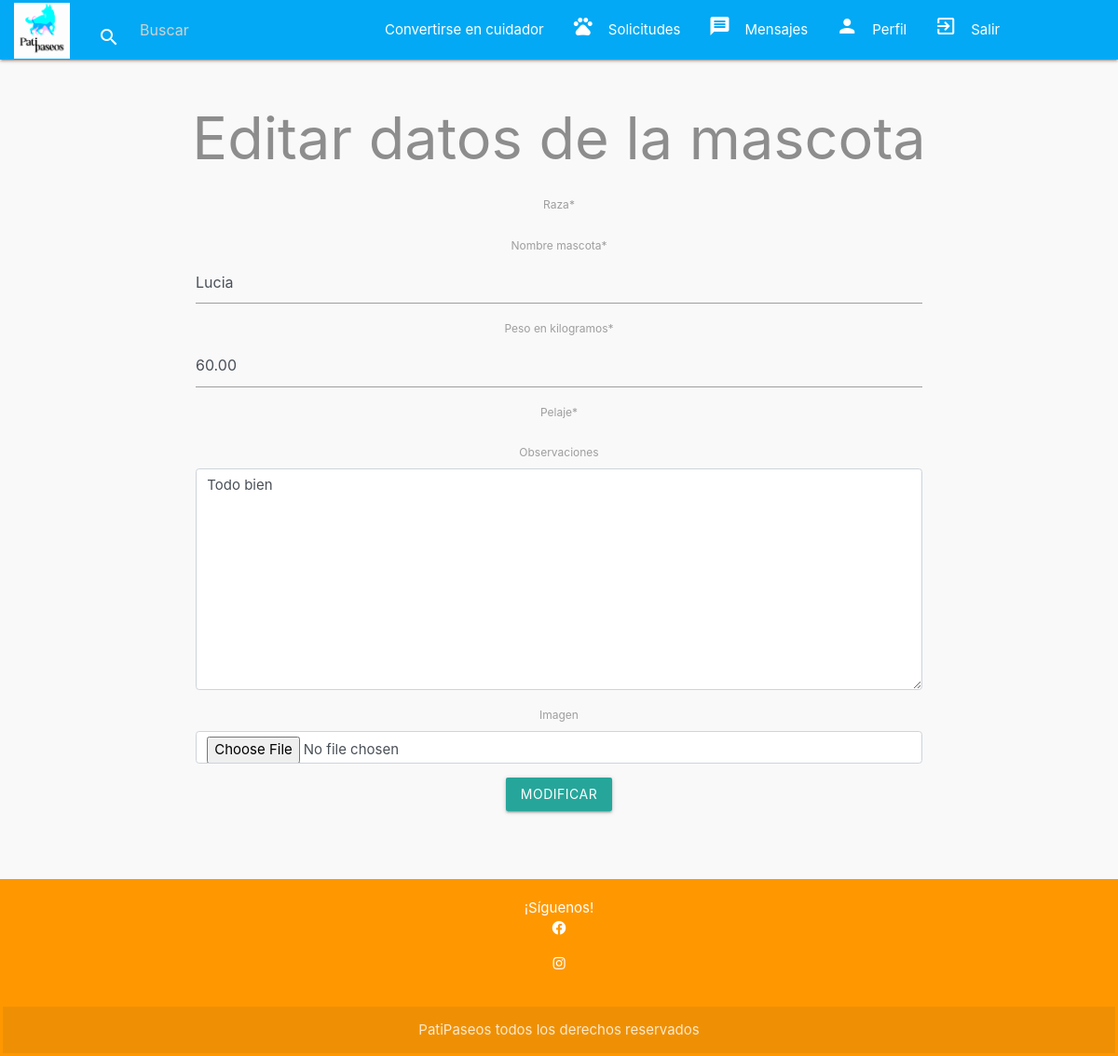
The app's page /mod_mascota/3 (signed in) with its own data.
### app_mascotas/models.py (models this page shows, shortened)
class Mascota(models.Model):
    PELAJE = [
        ('Duro', 'Duro'),
        ('Rizado', 'Rizado'),
        ('Corto', 'Corto'),
        ('Largo', 'Largo'),
        ('Sin pelo', 'Sin pelo'),
    ]
    id_mascota = models.AutoField(primary_key=True)
    nombre_mascota = models.CharField(max_length=100)
    peso = models.DecimalField(max_digits=5, decimal_places=2)
    pelaje = models.CharField(max_length=30, choices=PELAJE)
    observaciones = models.TextField(null=True, blank=True)
    es_activo = models.BooleanField(default=True)
    imagen = models.ImageField(upload_to="imgprod", null=True)
    propietario = models.ForeignKey(Propietario, on_delete=models.CASCADE, related_name='mascotas')
    id_raza = models.ForeignKey(Raza, on_delete=models.CASCADE)

### app_mascotas/views.py (the view, shortened to what this page needs)
# urls.py: path('mod_mascota/<int:id_mascota>',views.modificar_mascota,name="modificar_mascota"),
@login_required
def modificar_mascota(request,id_mascota):
    prod=get_object_or_404(Mascota,pk=id_mascota)
    form=frmMascota(instance=prod)
    contexto={
        "form":form
    }
    return render(request,"app_mascotas/mod_mascota.html",contexto)

### app_mascotas/forms.py
class frmMascota(forms.ModelForm):
    class Meta:
        model=Mascota
        fields=["id_raza","nombre_mascota","peso","pelaje","observaciones", "imagen"]
    def __init__(self, *args, **kwargs):
        super().__init__(*args, **kwargs)
        self.helper = FormHelper(self)
        self.helper.form_method = 'post'
        self.helper.add_input(Submit('submit', 'Guardar'))
        self.fields['id_raza'].label = 'Raza'
        self.fields['peso'].label = 'Peso en kilogramos'
        self.fields['imagen'].required = False

### app_mascotas/models.py (called while the page is built)
    def __str__(self):
        return self.especie_mascota

    def __str__(self):
        return f"{self.raza_mascota} - {self.id_especie}"

### app_mascotas/templates/app_mascotas/mod_mascota.html (shortened to what this page needs)
{% extends 'app_mascotas/base.html' %}
{% load static %}
{% load crispy_forms_tags %}
{% block content %}
<div class="container" style="margin-top: 50px;">
    <form class="form" action="" method="post" enctype="multipart/form-data">
    <div>
        <h1 style="color: #8d8d8d;">Editar datos de la mascota</h1>
    </div>
    <form action="">
        <div class="row">
            <div class="col-sm-12">
                <div class="form-group">
                   {{form|crispy}}
                   {% if form %}
                   <input type="submit" value="Modificar" class="btn btn-warning btn-lg text-white">
                   {% endif %}
    </form>
  </div>
 </div>
{% endblock content %}

### app_mascotas/static/app_mascotas/css/estilo2.css (style rules this page uses)
body { background-color: #f9f9fa }

### records on screen
Mascota: nombre_mascota "Lucia", peso "60.00", observaciones "Todo bien"
